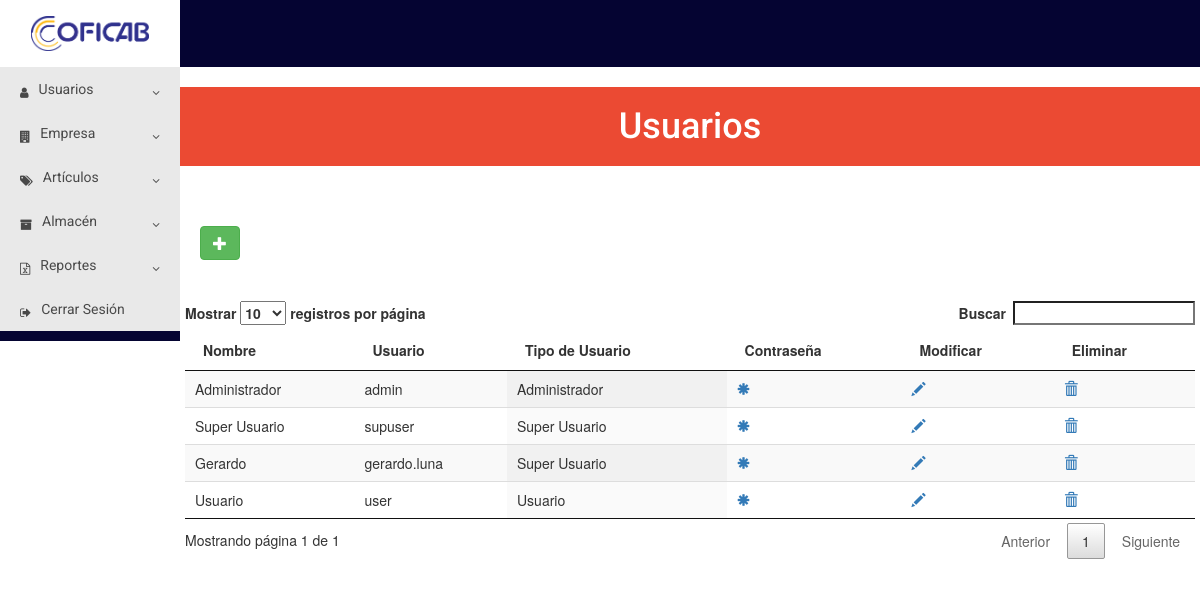
/vista/supuser/usuarios/usuarios.php (signed in), run on the app's committed database.
### tables this page shows
CREATE TABLE `usuarios` (
  `id_user` int(11) NOT NULL,
  `nom_user` varchar(30) NOT NULL,
  `user` varchar(20) NOT NULL,
  `pass` varchar(100) NOT NULL,
  `id_tipo_user` int(11) NOT NULL
);

CREATE TABLE `tipo_usuario` (
  `id_tipo_user` int(11) NOT NULL,
  `tipo_usuario` varchar(13) NOT NULL
);

### vista/supuser/usuarios/usuarios.php (the view, shortened to what this page needs)
<?php
	include("../../../modelo/conexion.php");
?>
<!DOCTYPE html>
<html>
<head>
	<link href="https://maxcdn.bootstrapcdn.com/font-awesome/4.5.0/css/font-awesome.min.css" rel="stylesheet">
	<link rel="stylesheet" href="../../../css/menu.css">
	<link rel="stylesheet" href="https://maxcdn.bootstrapcdn.com/bootstrap/3.3.7/css/bootstrap.min.css">
  	<link rel="stylesheet" href="../../../css/jquery.dataTables.min.css">
</head>
<body>
	<div class="contenedor">
	<nav class="bar-horizon">
			<div class="logocoficab">
				<a href="../menu.php"><img src="../../../img/coficab.png" alt="20px"></a>
			</div>
		</nav>
		<div class="contenedor-menu">
			<ul class="menu">
				<li><a href=""><i class="icono izquierda fa fa-user" aria-hidden="true"></i>Usuarios<i class="icono derecha fa fa-angle-down" aria-hidden="true"></i></a>
				</li>
				<li><a href=""><i class="icono izquierda fa fa-building" aria-hidden="true"></i>Empresa<i class="icono derecha fa fa-angle-down" aria-hidden="true"></i></a>
				</li>
				<li><a href=""><i class="icono izquierda fa fa-tags" aria-hidden="true"></i>Artículos<i class="icono derecha fa fa-angle-down" aria-hidden="true"></i></a>
				</li>
				<li><a href=""><i class="icono izquierda fa fa-archive" aria-hidden="true"></i>Almacén<i class="icono derecha fa fa-angle-down" aria-hidden="true"></i></a>
				</li>
				<li><a href=""><i class="icono izquierda fa fa-file-excel-o" aria-hidden="true"></i>Reportes<i class="icono derecha fa fa-angle-down" aria-hidden="true"></i></a>
				</li>
				<li><a href="../../../cerrarsesion.php"><i class="icono izquierda fa fa-sign-out" aria-hidden="true"></i>Cerrar Sesión</a></li>
			</ul>
		</div>
		<div class="contenido">
			<header>
				<h1>Usuarios</h1>
			</header>
			<section class="main">
			<div class="botones">
					<a class='btn btn-success' value="registrar" data-toggle="modal" href="#Registro"><span class="glyphicon glyphicon-plus"></span></a>
			</div><br>
			<div class="row table-responsive">
				<table class="display" id="mitabla">
				<thead>
					<tr>
						<th>Nombre</th>
						<th>Usuario</th>
						<th>Tipo de Usuario</th>
						<th>Contraseña</th>
						<th>Modificar</th>
						<th>Eliminar</th>
					</tr>
				</thead>
				<tbody>
				<?php
					$tabla="SELECT id_user, nom_user, user, pass, tipo_usuario FROM usuarios, tipo_usuario WHERE usuarios.id_tipo_user = tipo_usuario.id_tipo_user";
					$resultado = $conexion->query($tabla);
					while($row= $resultado->fetch_assoc()){
					?>
					<tr>
						<td><?php echo $row['nom_user']; ?></td>
						<td><?php echo $row['user']; ?></td>
						<td><?php echo $row['tipo_usuario']; ?></td>
						<td><a name="Contraseña" id="<?php echo $row['id_user']; ?>" class="pass_data" title="Modificar Contraseña"><span class="glyphicon glyphicon-asterisk"></span></a></td>
						<td><a name="Modificar" id="<?php echo $row['id_user']; ?>" class="edit_data" title="Modificar Información"><span class="glyphicon glyphicon-pencil"></span></a></td>
						<td><a class="delete_data" href="#" data-href="../../../controlador/supuser/usuarios/eliminar.php?id_user=<?php echo $row['id_user']; ?>" data-toggle="modal" data-target="#confirm-delete" title="Eliminar Registro"><span class="glyphicon glyphicon-trash"></span></a></td>
					</tr>
					<?php
					}
				?>
				</tbody>
			</table>
		</div>
</body>
</html>

### css/menu.css (style rules this page uses)
* { margin: 0; padding: 0; -webkit-box-sizing: border-box; -moz-box-sizing: border-box; box-sizing: border-box; }
html { width: 100%; max-width: 100%; }
body { background: #0b2027; font-family: 'Roboto', sans-serif; line-height: 18px; width: 100%; max-width: 100%; height: 100%; max-height: 100%; }
.contenedor { background: #fff; width: 100%; max-width: 100%; height: 100%; max-height: 100%; margin: 0 auto; overflow: hidden; }
.bar-horizon { background: #050432; width: 100%; max-width: 100%; height: 10%; max-height: 100%; }
.logocoficab { background: #fff; width: 15%; padding: .5%; }
.logocoficab img { margin:10px auto; display:block; width: 70%; align-content: center; position: relative; }
.contenedor-menu { background: #050432; width: 15%; max-width: 100%; height: 100%; max-height: 100%; margin: 0; float: left; box-sizing: border-box; display: inline-block; font-family: 'Roboto', sans-serif; line-height: 10px; }
a { text-decoration: none; color: #fff; }
.contenedor-menu .menu { list-style: none; }
.contenedor-menu .menu a { color: #494949; display: block; padding: 17px 20px; background: #e9e9e9; }
.contenedor-menu .menu .icono { font-size: 12px; line-height: 18px; }
.contenedor-menu .menu .icono.izquierda { float: left; margin-right: 10px; }
.contenedor-menu .menu .icono.derecha { float: right; margin-left: 10px; }
header { background: #EB4A33; margin: 20px 0; }
header h1 { color: #fff; font-family: 'Roboto', sans-serif; padding: 20px 0; text-align: center; }
.botones { margin: auto; margin: 20px 0; height: 35px; }
.main { width: 85%; padding: 20px; box-sizing: border-box; float: left; }

### data on the page
usuarios: nom_user "Super Usuario", user "supuser", id_tipo_user.tipo_usuario "Super Usuario"
usuarios: nom_user "Administrador", user "admin", id_tipo_user.tipo_usuario "Administrador"
usuarios: nom_user "Usuario", user "user", id_tipo_user.tipo_usuario "Usuario"
usuarios: nom_user "Gerardo", user "gerardo.luna", id_tipo_user.tipo_usuario "Super Usuario"
